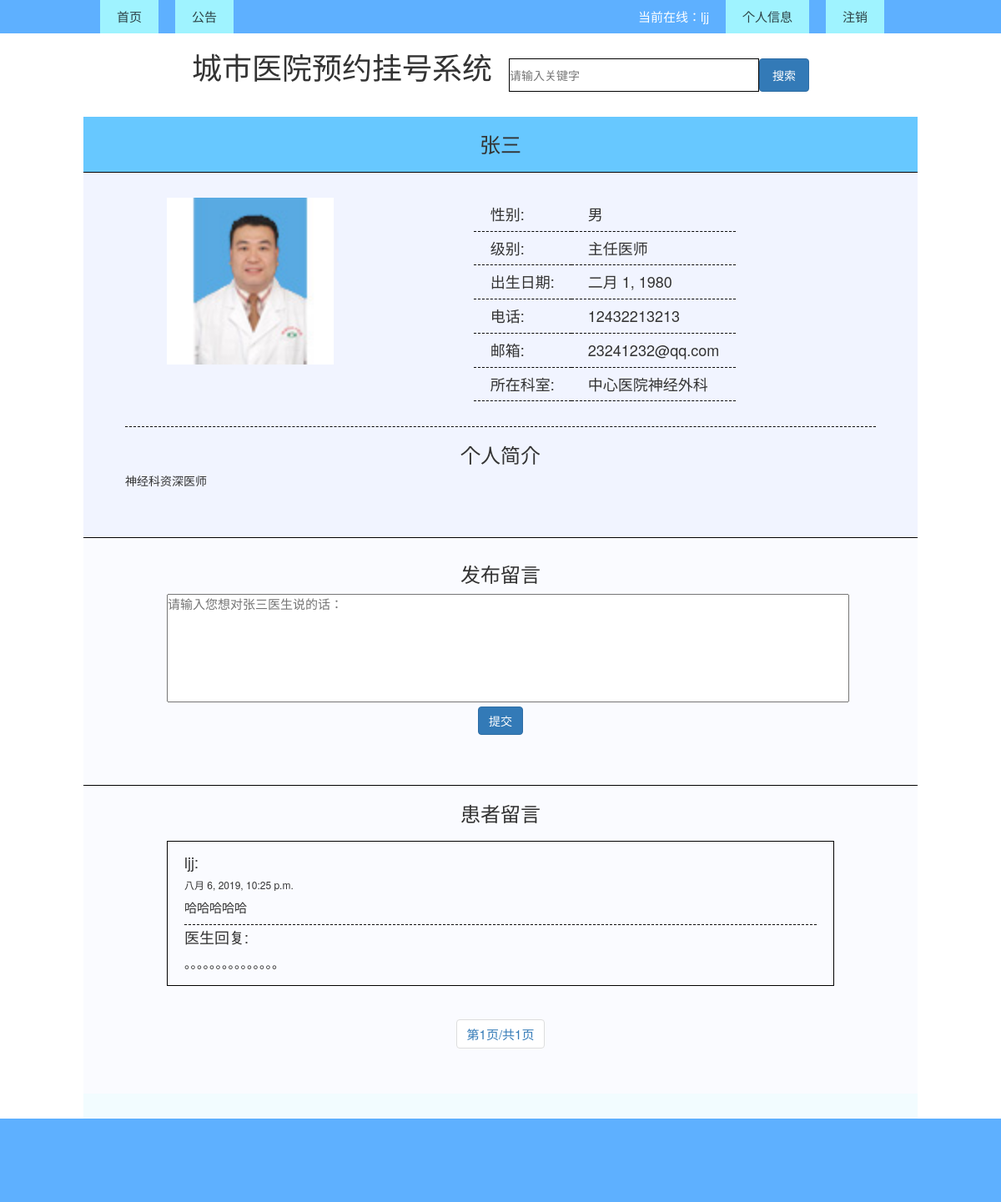
The page /doctors/1/ (signed in) on the database its author committed.
### newapp/models.py (models this page shows, shortened)
class User(models.Model):
    uname = models.CharField(u'用户名',max_length=20,unique=True)
    upasswd = models.CharField(u'密码',max_length=150)
    ugender = models.CharField(u'性别',max_length=32, choices=(('male', '男'),('female', '女')), default='男')
    ubirth = models.CharField(u'出生日期',max_length=20)
    uaddress = models.CharField(u'地址',max_length=20)
    utel = models.CharField(u'电话',max_length=11,unique=True)
    uemail = models.EmailField(u'邮箱',unique=True)
    createtime = models.DateTimeField(u'创建时间',auto_now_add=True)
    updatetime = models.DateTimeField(u'修改时间',auto_now=True)
    isdelete = models.BooleanField(u'是否删除',default=False)
    class Meta:
        verbose_name_plural='用户信息'
    def __str__(self):
        return self.uname

class Doctor(models.Model):
    dname = models.CharField(u'用户名',max_length=20)
    dpasswd = models.CharField(u'密码',max_length=150)
    dgender = models.CharField(u'性别',max_length=32, choices=(('male', '男'),('female', '女')), default='男')
    dbirth = models.DateField(u'出生日期')
    dlevel = models.CharField(u'级别',max_length=32, choices=(('1', '医师'),('2', '主治医师'),('3', '副主任医师'),('4', '主任医师')), default='医师')
    dphoto = models.ImageField(u'照片',max_length=150,upload_to='static/img')
    dtel = models.CharField(u'电话',max_length=11,unique=True)
    demail = models.CharField(u'邮箱',max_length=20,unique=True)
    dtext = models.TextField(u'医生介绍',max_length=5000)
    isdelete = models.BooleanField(u'是否删除',default=False)
    rid = models.ForeignKey(to="Room",on_delete=models.CASCADE)
    createtime = models.DateTimeField(u'创建时间',auto_now_add=True)
    updatetime = models.DateTimeField(u'修改时间',auto_now=True)
    class Meta:
        verbose_name_plural='医生信息'

class Room(models.Model):
    rname = models.CharField(u'科室名',max_length=20)
    rtext = models.TextField(u'科室介绍', max_length=5000)
    rtel = models.CharField(u'电话',max_length=20,unique=True)
    mon1 = models.CharField(u'周一上午',max_length=20,null=True,blank=True)
    mon2 = models.CharField(u'周一下午',max_length=20, null=True, blank=True)
    tue1 = models.CharField(u'周二上午',max_length=20, null=True, blank=True)
    tue2 = models.CharField(u'周二下午',max_length=20, null=True, blank=True)
    wed1 = models.CharField(u'周三上午',max_length=20, null=True, blank=True)
    wed2 = models.CharField(u'周三下午',max_length=20, null=True, blank=True)
    thu1 = models.CharField(u'周四上午',max_length=20, null=True, blank=True)
    thu2 = models.CharField(u'周四下午',max_length=20, null=True, blank=True)
    fri1 = models.CharField(u'周五上午',max_length=20, null=True, blank=True)
    fri2 = models.CharField(u'周五下午',max_length=20, null=True, blank=True)
    sat1 = models.CharField(u'周六上午',max_length=20, null=True, blank=True)
    sat2 = models.CharField(u'周六下午',max_length=20, null=True, blank=True)
    sun1 = models.CharField(u'周日上午',max_length=20, null=True, blank=True)
    sun2 = models.CharField(u'周日下午',max_length=20, null=True, blank=True)
    createtime = models.DateTimeField(u'创建时间',auto_now_add=True)
    updatetime = models.DateTimeField(u'修改时间',auto_now=True)
    isdelete = models.BooleanField(u'是否删除',default=False)
    hid = models.ForeignKey(to="Hospital",on_delete=models.CASCADE)
    dsid = models.ForeignKey(to="DetailSubject",on_delete=models.CASCADE)
    class Meta:
        verbose_name_plural='科室信息'
    def __str__(self):
        return self.rname

class Board(models.Model):
    uid = models.ForeignKey(to='User',on_delete=models.CASCADE)
    did = models.ForeignKey(to='Doctor',on_delete=models.CASCADE)
    btext = models.TextField(u'患者留言')
    breply = models.TextField(u'医生回复',null=True,blank=True)
    createtime = models.DateTimeField(u'创建时间', auto_now_add=True)
    updatetime = models.DateTimeField(u'修改时间', auto_now=True)
    isdelete = models.BooleanField(u'是否删除', default=False)
    class Meta:
        verbose_name_plural='留言板'

### newapp/views.py (the view, shortened to what this page needs)
# urls.py: re_path(r'^doctors/(\d+)/$', views.doctors),
def doctors(request,num):
    num=int(num)
    doctorList = Doctor.objects.get(id=num)
    boardList = Board.objects.filter(did_id=doctorList.id).order_by('-createtime')
    paginator = Paginator(boardList, 10)
    if request.method == "GET":
        page = request.GET.get('page')
        try:
            boardpages = paginator.page(page)
        except PageNotAnInteger:
            boardpages = paginator.page(1)
        except InvalidPage:
            return HttpResponse('找不到页面的内容')
        except EmptyPage:
            boardpages = paginator.page(paginator.num_pages)
    return render(request, 'maApp/doctors.html', {'doctorList': doctorList,'boardList':boardList,'boardpages':boardpages})

### templates/maApp/doctors.html (shortened to what this page needs)
{% extends 'maApp/main.html' %}
{% load static from staticfiles %}
{% block linkscript %}
    <link rel="stylesheet" href="../../static/css/fords.css">
    <link rel="stylesheet" href="../../static/css/doctors.css">
{% endblock linkscript %}
{% block center %}
    <div class="fords">
        <div class="fords-title">{{ doctorList.dname }}</div>
        <div class="fords-middle clearFix">
            <div class="clearFix">
                <div id="fords-middle-docimg">
                    <img src="../../{{ doctorList.dphoto }}" alt="">
                </div>
                <table class="fords-middle-table">
                    <tr>
                        <td><h4>性别:</h4></td>
                        <td><h4>
                            {% if doctorList.dgender == 'female' %}
                                女
                            {% else %}
                                男
                            {% endif %}
                        </h4></td>
                    </tr>
                    <tr>
                        <td><h4>级别:</h4></td>
                        <td>
                            {% if j.dlevel == '1' %}
                            <h4>医师</h4>
                            {% elif j.dlevel == '2' %}
                            <h4>主治医师</h4>
                            {% elif j.dlevel == '3' %}
                            <h4>副主任医师</h4>
                            {% else %}
                            <h4>主任医师</h4>
                            {% endif %}
                        </td>
                    </tr>
                    <tr>
                        <td><h4>出生日期:</h4></td>
                        <td><h4>{{ doctorList.dbirth }}</h4></td>
                    </tr>
                    <tr>
                        <td><h4>电话:</h4></td>
                        <td><h4>{{ doctorList.dtel }}</h4></td>
                    </tr>
                    <tr>
                        <td><h4>邮箱:</h4></td>
                        <td><h4>{{ doctorList.demail }}</h4></td>
                    </tr>
                    <tr>
                        <td><h4>所在科室:</h4></td>
                        <td><h4>{{ doctorList.rid }}</h4></td>
                    </tr>
                </table>
            </div>
            <div class="fords-middle-doctext">
                <h3>个人简介</h3>
                <h5 style="text-align: left">{{ doctorList.dtext }}</h5>
            </div>
        </div>
        {% if request.session.is_user %}
        <div class="fords-body clearFix">
            <form action="/doctors/{{ doctorList.id }}/" method="post">
                <div class="clearFix" style="margin:30px 100px;">
                    <h3 style="text-align: center">发布留言</h3>
                    <textarea rows="6" cols="100" name="btext" style="resize: none;" placeholder="请输入您想对{{ doctorList.dname }}医生说的话：" required></textarea>
                    <button type="submit" class="btn btn-primary">提交</button>
                </div>
            </form>
        </div>
        {% endif %}
        <div class="fords-body clearFix">
            <h3 style="text-align: center">患者留言</h3>
            {% for i in boardpages %}
            <div class="board-body">
                <h4>{{ i.uid }}:</h4>
                <h6 style="text-align: left">{{ i.createtime }}</h6>
                <p>{{ i.btext }}</p>
                <h4 style="border-top:1px dashed black;padding-top:5px;">医生回复:</h4>
                <p>{{ i.breply }}</p>
            </div>
            {% endfor %}
            <div id="pages" class="text-center" >
        <nav>
            <ul class="pagination">
                <li class="step-links">
                <span class="current">
                    第{{ boardpages.number }}页/共{{ boardpages.paginator.num_pages }}页</span>
                </li></ul></nav></div>
        </div>
    </div>
{% endblock %}

### templates/maApp/main.html (shortened to what this page needs)
{% load static from staticfiles %}
<!DOCTYPE html>
<html lang="en">
<head>
    <link rel="stylesheet" href="../../static/css/main.css">
    <link rel="stylesheet" href="../../static/css/bootstrap-3.3.7-dist/css/bootstrap.css">
    {% block linkscript %}
    {% endblock linkscript %}
</head>
<body>
<header class="navigator clearFix">
    <a href="/home/"><span class="span1">首页</span></a>
    <a href="/news/"><span class="span1">公告</span></a>
    <div style="float:right">
        {% if request.session.is_login %}
            {% if request.session.is_doctor %}
                <span class="span2">当前在线：{{ request.session.user_name }}医生</span>
                <a href="/dochome/{{ request.session.user_id }}"><span class="span1">个人信息</span></a>
            {% elif request.session.is_user %}
                <span class="span2">当前在线：{{ request.session.user_name }}</span>
                <a href="/userhome/{{ request.session.user_id }}"><span class="span1">个人信息</span></a>
            {% endif %}
            <a href="/logout/"><span class="span1">注销</span></a>
        {% else %}
            <a href="/login/"><span class="span1">登录</span></a>
            <a href="/register/"><span class="span1">注册</span></a>
        {% endif %}
    </div>
</header>
<div class="logo clearFix">
    <h1>城市医院预约挂号系统</h1>
    <form action="/search/" method="post" class="form clearFix">
        <input type="text" placeholder="请输入关键字" name="word" id="text">
        <button type="submit" class="btn btn-primary pull-right" value="" style="height:40px;width: 60px;">搜索</button>
    </form>
</div>
<div class="center">
    {% block center %}
    {% endblock center %}
</div>
<footer>
</footer>
</body>
</html>

### static/css/main.css (style rules this page uses)
* { margin:0; padding:0; box-sizing: border-box; }
a { color:black; text-decoration: none; }
.clearFix::after,.clearFix::before { content: ""; line-height: 0; display: block; clear: both; }
.navigator { background-color: #5eb0ff; height:40px; padding:0 10%; }
.navigator .span1 { height:40px; background-color:#9ff3ff; font-size: 15px; color: rgba(18,25,26,0.81); padding:0 20px; margin-right: 20px; line-height:40px; }
.navigator .span1 { float:left; }
.navigator .span2 { height:40px; line-height:40px; padding-right:20px; font-size: 15px; color:white; float:left; }
.logo { width:70%; height:100px; line-height:100px; margin:0 auto; padding:0 50px; }
h1 { float:left; font-size:40px; }
.form { height: 40px; margin:30px 0; float:right; }
#text { height: 40px; width:300px; border:1px black solid; float:left; }
.center { width:1000px; height:auto; margin:0 auto; padding-bottom:30px; background-color: #f2fcff; }
footer { background-color: #5eb0ff; height:100px; }

### static/css/fords.css (style rules this page uses)
.fords { width:100%; height:auto; margin:0 auto; }
.fords-title { width:100%; font-size:25px; text-align: center; padding: 15px 0; border-bottom: 1px black solid; background-color: #67c8ff; }
.fords-middle { width:100%; margin:0 auto; padding:30px 50px; text-align: center; background-color: #f1f4ff; }
.fords-middle img { width:400px; height: 300px; display:block; margin:0 auto; }
.fords-middle h5 { text-align: center; }
.fords-middle-table { margin:0 auto; padding:50px; }
.fords-middle-table tr { border-bottom: 1px black dashed; }
.fords-middle-table td { padding:0 20px; text-align: left; }
#fords-middle-docimg img { width:200px; height:200px; float:left; margin-left:50px; }
.fords-middle-doctext { width:100%; height:auto; margin:30px auto; border-top:1px black dashed; }
.fords-body { width:100%; height:auto; border-top:1px black solid; background-color: #fafbff; padding-bottom: 30px; }
.board-body { width:80%; height:auto; margin:20px auto; padding:5px 20px; border:1px solid black; }
.board-body p { text-align: left; }
.board-body h4 { text-align: left; }

### static/css/doctors.css (style rules this page uses)
.fords-body div { font-size: 15px; text-align: center; }

### rows shown on the page
User: session.user_name "ljj"
Doctor: dname "张三", dphoto (picture), dbirth "二月 1, 1980", dtel "12432213213", demail "23241232@qq.com", rid "中心医院神经外科", dtext "神经科资深医师", btext "请输入您想对张三医生说的话："
Board: uid "ljj", createtime "八月 6, 2019, 10:25 p.m.", btext "哈哈哈哈哈", breply "。。。。。。。。。。。。。。。"

### other values the page prints
{{ boardpages.number }} "1"
{{ boardpages.paginator.num_pages }} "1"
